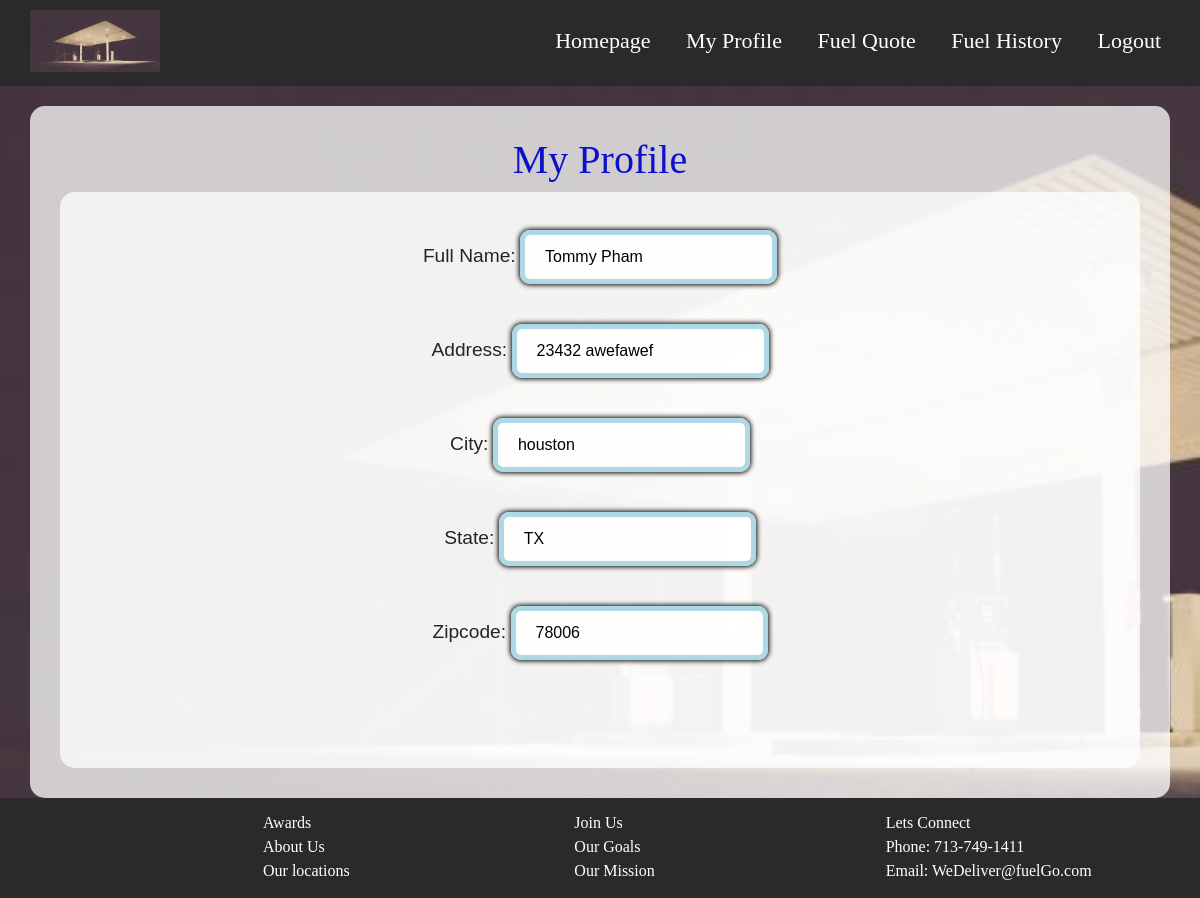
The app's page /viewprofile (signed in) with its own data.
### Fuel_go/models.py (models this page shows, shortened)
class Profile(db.Model):
    id = db.Column(db.Integer, primary_key=True)
    full_name = db.Column(db.String(50))
    address1 = db.Column(db.String(100))
    address2 = db.Column(db.String(100))
    city = db.Column(db.String(100))
    state = db.Column(db.String(2))
    zipcode = db.Column(db.String(9))
    user_id = db.Column(db.Integer, db.ForeignKey('user.id'))

### Fuel_go/views.py (the view)
@views.route('/viewprofile', methods=['GET', 'POST'])
def viewprofile():
    user = User.query.get(current_user.id)
    profile_list = user.user_profile
    if profile_list:
        if len(profile_list) > 1:
            del (profile_list[:-1])
        cur_profile_id = profile_list[0].id
        user_profile = Profile.query.get(cur_profile_id)
        if user_profile.address2 == '':
            user_address = user_profile.address1
        else:
            user_address = user_profile.address1 + ', ' + user_profile.address2
        user_city = user_profile.city
        user_state = user_profile.state
        user_zipcode = user_profile.zipcode
        user_fullname = user_profile.full_name
        user_idname = user.first_name
        return render_template("viewprofile.html", user=current_user, user_name=user_idname, full_name=user_fullname, address=user_address,
                           city=user_city, state=user_state, zipcode=user_zipcode)
    else:
        return render_template("viewprofile.html", user=current_user)

### Fuel_go/__init__.py (called while the page is built)
def create_app():
    app = Flask(__name__)
    app.config['SECRET_KEY'] = '22bb317412548e3dcbf2b74e55da8e2b9d6824c3'
    app.config['SQLALCHEMY_DATABASE_URI'] = f'sqlite:///{DB_NAME}'
    db.init_app(app)
    from .views import views
    from .auth import auth
    app.register_blueprint(views, url_prefix='/')
    app.register_blueprint(auth, url_prefix='/')
    from .models import User, Profile, Quote
    with app.app_context():
        db.create_all()
    login_manager = LoginManager()
    login_manager.login_view = 'auth.login'
    login_manager.init_app(app)
    @login_manager.user_loader
    def load_user(id):
        return User.query.get(int(id))
    return app

### Fuel_go/Templates/viewprofile.html (shortened to what this page needs)
{% extends "base.html" %}
{% block content%}
<head>
<link rel="stylesheet" type="text/css" href="../static/Styles/styling.css">
</head>
<form method = "POST">
            <body>
                <form id="viewprofile" method="POST" action="#">
                    <center> <h1 style="color: rgb(11, 17, 202); font-family: Yeseva One;">My Profile</h1>
                    <div class="container_long_page">
                        <div class="inputData">
                            <label style="font-size:larger" style="color:rgb(0, 0, 0)" for="fullname">Full Name: </label>
                                <input
                                    style="width: auto;"
                                    type="text"
                                    value = "{{full_name}}"
                                    readonly
                                >
                            <br><br>
                            <label style="font-size:larger" style="color:rgb(0, 0, 0)" for="address">Address: </label>
                                <input
                                    style="width: auto;"
                                    type="text"
                                    value = "{{address}}"
                                    readonly
                                >
                            <br><br>
                            <label style="font-size:larger" style="color:rgb(0, 0, 0)" for="city">City: </label>
                                <input
                                    style="width: auto;"
                                    type="text"
                                    value = "{{city}}"
                                    readonly
                                >
                            <br> <br>
                            <label style="font-size:larger" style="color:rgb(0, 0, 0)" for="state">State: </label>
                                <input
                                    style="width: auto;"
                                    type="text"
                                    value = "{{state}}"
                                    readonly
                                >
                            <br><br>
                            <label style="font-size:larger" style="color:rgb(0, 0, 0)" for="zipcode">Zipcode: </label>
                                <input
                                    style="width: auto;"
                                    type="text"
                                    value = "{{zipcode}}"
                                    readonly
                                >
                        </div>
                   </div>
                 </form>
           </body>
         </form>
   </body>
{% endblock %}

### Fuel_go/static/Styles/styling.css (style rules this page uses)
body { font-family: Calibri, Helvetica, sans-serif; background-color: lightblue; margin: 0; padding: 20; background-image: url("../images/gas_station.jpg"); background-repeat: no-repeat; background-size: cover; }
input[type="text"], input[type="email"], input[type="date"], input[type="number"], input[type="password"] { width: 100%; margin: 8px 0; padding: 10px 20px; box-shadow: 0 0 5px 1px; border-radius: 10px; display: inline-block; border: 5px solid lightblue; box-sizing: border-box; background-color: rgba(255, 255, 255, 0.9); }
.container_long_page { height: auto; width: auto; margin: auto; padding: 30px; padding-bottom: 100px; background: rgba(255, 255, 255, 0.75); border-radius: 15px; }

### records on screen
Profile: full_name "Tommy Pham", address1 "23432 awefawef", city "houston", state "TX", zipcode "78006"
